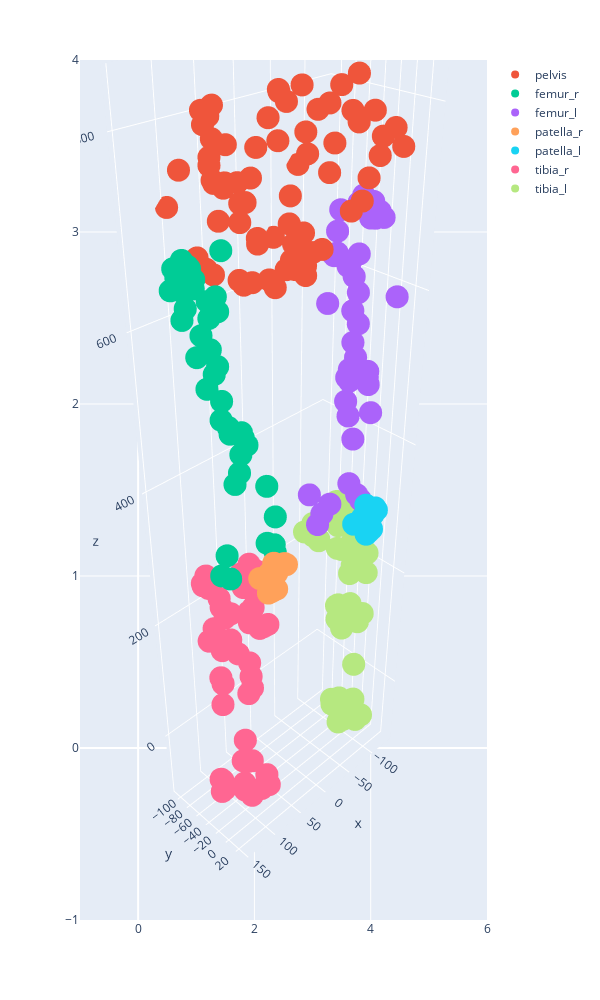

Notebook code for this chart:
### Code cell
# Display the result in slicer
import plotly.express as px
import plotly.graph_objects as go
fig = px.scatter(width=600, height=1000)
fig.add_trace(go.Scatter3d(x = pelvis_result[:, 0],  y = pelvis_result[:,1], z=pelvis_result[:,2], mode = 'markers', name = 'pelvis'))
fig.add_trace(go.Scatter3d(x = femur_r_result[:, 0],  y = femur_r_result[:,1], z=femur_r_result[:,2], mode = 'markers', name = 'femur_r'))
fig.add_trace(go.Scatter3d(x = femur_l_result[:, 0],  y = femur_l_result[:,1], z=femur_l_result[:,2], mode = 'markers', name = 'femur_l'))
fig.add_trace(go.Scatter3d(x = patella_r_result[:, 0],  y = patella_r_result[:,1], z=patella_r_result[:,2], mode = 'markers', name = 'patella_r'))
fig.add_trace(go.Scatter3d(x = patella_l_result[:, 0],  y = patella_l_result[:,1], z=patella_l_result[:,2], mode = 'markers', name = 'patella_l'))
fig.add_trace(go.Scatter3d(x = tibia_r_result[:, 0],  y = tibia_r_result[:,1], z=tibia_r_result[:,2], mode = 'markers', name = 'tibia_r'))
fig.add_trace(go.Scatter3d(x = tibia_l_result[:, 0],  y = tibia_l_result[:,1], z=tibia_l_result[:,2], mode = 'markers', name = 'tibia_l'))
fig.update_scenes(aspectmode="data" )
camera = dict(
    up=dict(x=0, y=0, z=1),
    center=dict(x=0, y=0, z=0),
    eye=dict(x=2, y=2, z=2)
)
fig.update_layout(scene_camera=camera)
fig.show()
